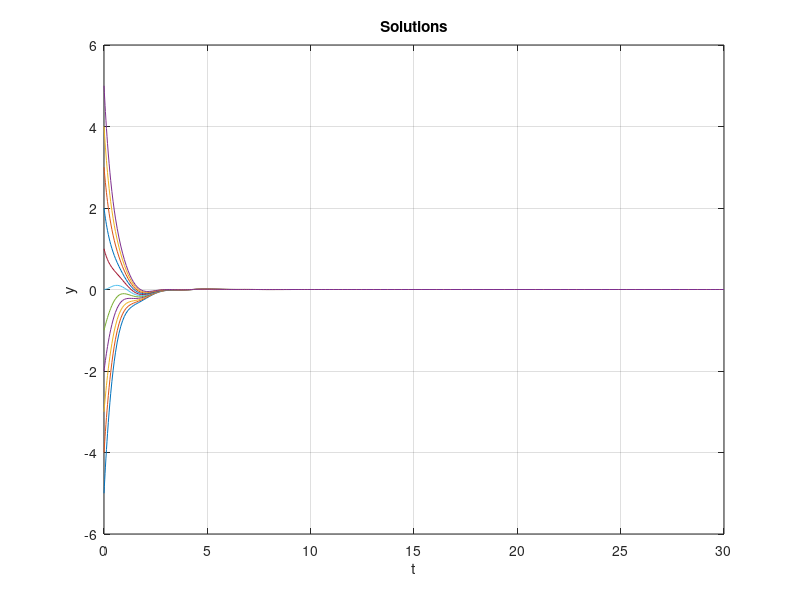

The MATLAB script that drew this image:
clc, clear, close all;

%we want to pass to our ode solver now multiple initial conditions
%we first define the usual things like timespan the ode etc

t_span  = [0, 30];
ode = @(t, y)(-2 * y + 2 * sin(t) .* cos(2 * t) * exp(-t));

%then we create a span of initial condition so that we can get the family
%of result out of our equation and see how it bheaves to different inputs
initialCondition = -5:1:5;

%then we can solve for the ode45
[T, Y] = ode45(ode, t_span, initialCondition);

%we can then plot the result
plot(T,Y)
grid on
xlabel('t')
ylabel('y')
title('Solutions')
